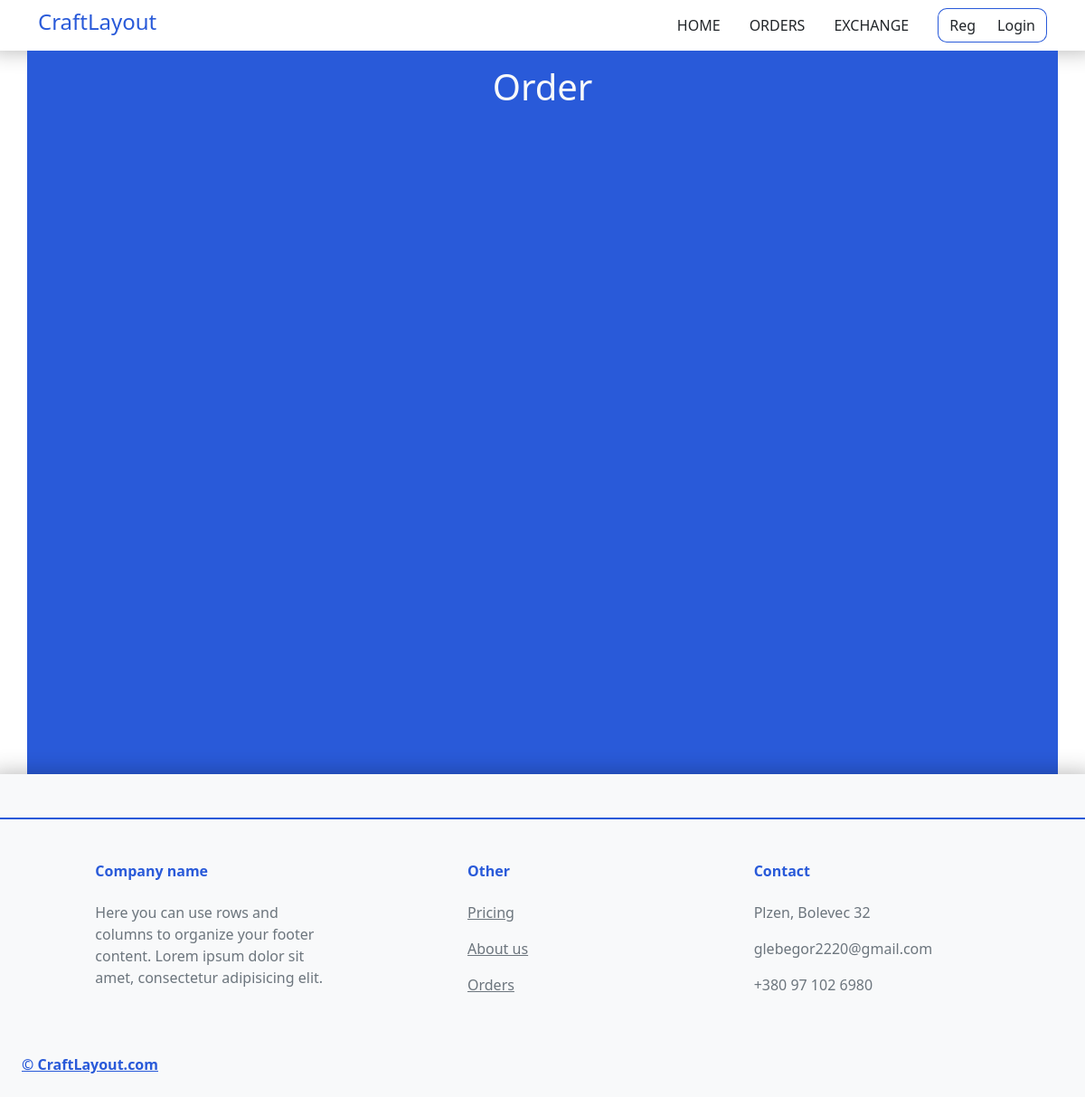
/exchange/4, run on an earlier commit of the app's database.
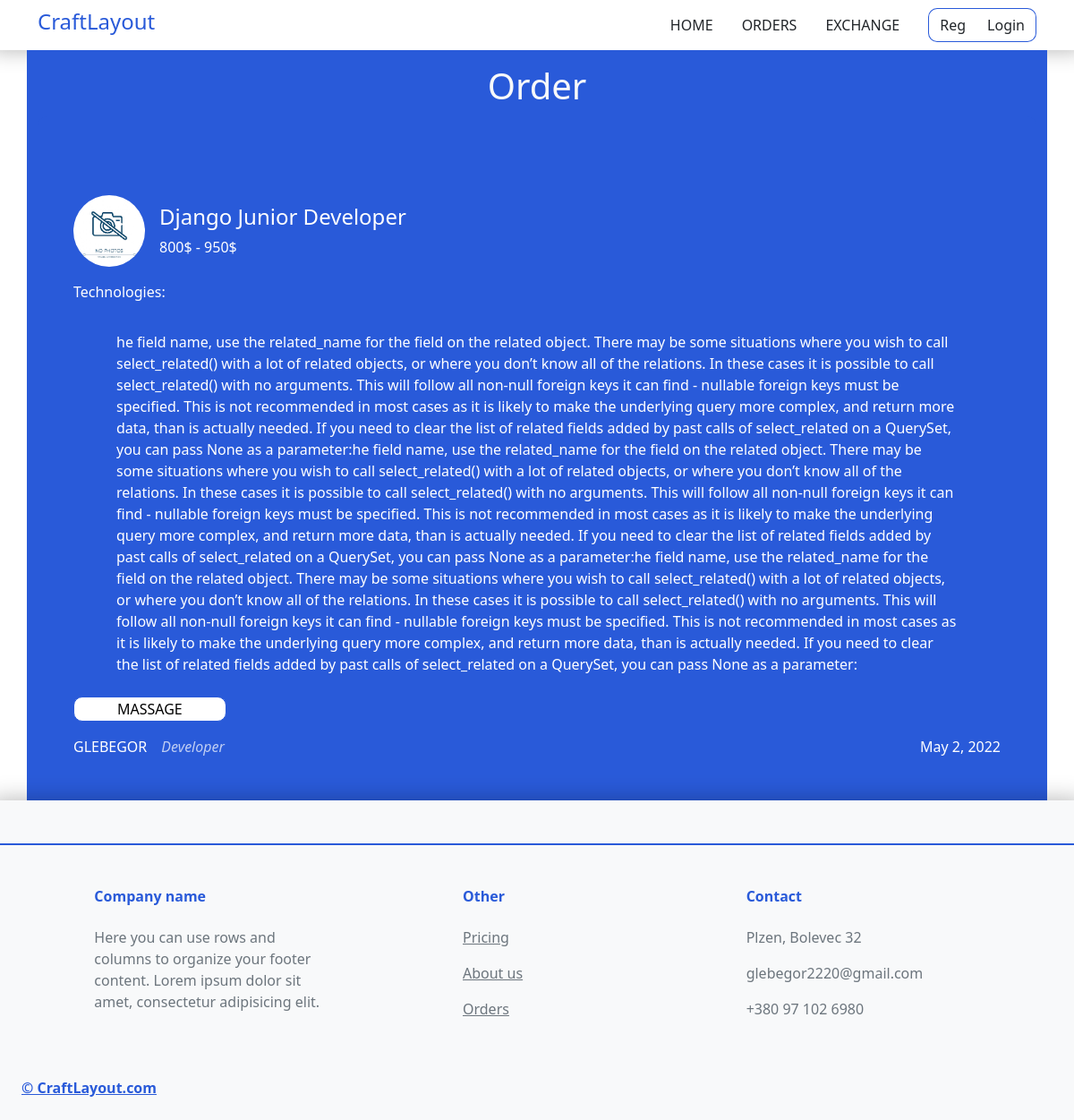
And on a later commit of the database.
### exchange/models.py (models this page shows, shortened)
class Exchange(models.Model):
    user = models.ForeignKey(User, on_delete=models.CASCADE)
    title = models.CharField(max_length=255)
    salary = models.CharField(default='Agreements' ,max_length=255)
    text = models.TextField()
    technologies = models.CharField(max_length=255, default=' ')
    date = models.DateField(default=timezone.now)
    id = models.AutoField(primary_key=True)

### users/models.py (models this page shows, shortened)
class Profile(models.Model):
    user = models.OneToOneField(User, on_delete=models.CASCADE)
    Avatar = models.ImageField(default='default.png', upload_to='avatarks')
    banner = models.ImageField(default='default.png', upload_to='banners')
    position = models.CharField(default='Developer', max_length=150)

### exchange/views.py (the view)
# urls.py: path('exchange/<int:id>', exchViews.OrderPage),
def OrderPage(request, id):
    orders = Exchange.objects.filter(pk=id)
    context = {'data': orders}
    return render(request, 'exchange/exchangeOrder.html', context)

### exchange/templates/exchange/exchangeOrder.html (shortened to what this page needs)
{% extends 'services/main-layout.html' %}
{% block content%}
<div style="min-height:800px;background: #295AD9;" class='container'>
    <h1 class="text-center pt-3 text-light">Order</h1>
            {% for order in data%}
            <div class='orderExchange pb-5'>
                <div class="d-flex align-items-center mt-5 pb-3">
                    <img style="width: 80px; border-radius: 50%;" src={{ order.user.profile.Avatar.url}}>
                    <div class="ms-3">
                        <div class="h4">{{ order.title}}</div>
                        <div class="">{{ order.salary}}</div>
                    </div>
                </div>
                <p class="techExchange">Technologies: <em class="">{{ order.technologies}}</em></p>
                <div class="py-3 px-5">{{ order.text}}</div>
                <div>
                    <a href={{ order.id }}><button class="btnExchange text-uppercase my-2 px-5">Massage</button></a>
                    <div class="d-flex  justify-content-between pt-2">
                        <div class="d-flex">
                            <div class="text-uppercase">{{ order.user}}</div>
                            <em class="ps-3" style="opacity: .7;">{{ order.user.profile.position}}</em>
                        </div>
                        <div class="">{{ order.date}}</div>
                    </div>
                </div>
            </div>
            {% endfor%}
        </div>
    </div>
{% endblock%}

What changed in the data, as far as the page shows it:
added Exchange: user.profile.Avatar (placeholder picture), title "Django Junior Developer", salary "800$ - 950$", text "he field name, use the related_name for the field on the related object. There may be some situations where you wish to call select_related() with a lot of related objects, or where you don’t know all of the relations. In these cases it is possible to call select_related() with no arguments. This will follow all non-null foreign keys it can find - nullable foreign keys must be specified. This is not recommended in most cases as it is likely to make the underlying query more complex, and return more data, than is actually needed. If you need to clear the list of related fields added by past calls of select_related on a QuerySet, you can pass None as a parameter:he field name, use the…", user "GLEBEGOR", user.profile.position "Developer", date "May 2, 2022"
